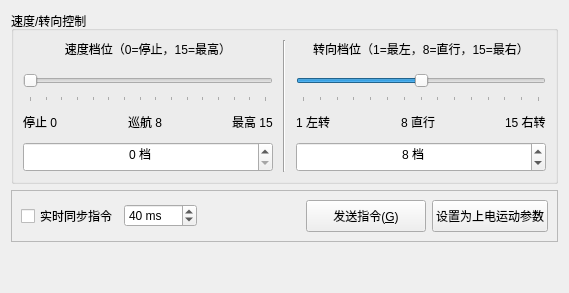
        <widget class="QWidget" name="tab_SimpleMotion">
         <attribute name="title">
          <string>简易运动控制</string>
         </attribute>
         <layout class="QVBoxLayout" name="verticalLayout_Gear">
          <item>
           <widget class="QGroupBox" name="grp_Gear_Ctrl">
            <property name="title">
             <string>速度/转向控制</string>
            </property>
            <layout class="QHBoxLayout" name="horizontalLayout_Dial">
             <property name="spacing">
              <number>10</number>
             </property>
             <item>
              <layout class="QVBoxLayout" name="verticalLayout_SpeedDial">
               <item>
                <widget class="QLabel" name="lbl_SpeedDial">
                 <property name="text">
                  <string>速度档位（0=停止，15=最高）</string>
                 </property>
                 <property name="alignment">
                  <set>Qt::AlignmentFlag::AlignCenter</set>
                 </property>
                </widget>
               </item>
               <item>
                <widget class="QSlider" name="dial_Speed">
                 <property name="minimumSize">
                  <size>
                   <width>250</width>
                   <height>34</height>
                  </size>
                 </property>
                 <property name="minimum">
                  <number>0</number>
                 </property>
                 <property name="maximum">
                  <number>15</number>
                 </property>
                 <property name="orientation">
                  <enum>Qt::Orientation::Horizontal</enum>
                 </property>
                 <property name="tickPosition">
                  <enum>QSlider::TickPosition::TicksBelow</enum>
                 </property>
                 <property name="tickInterval">
                  <number>1</number>
                 </property>
                </widget>
               </item>
               <item>
                <layout class="QHBoxLayout" name="horizontalLayout_SpeedHint">
                 <item>
                  <widget class="QLabel" name="lbl_SpeedMin">
                   <property name="text">
                    <string>停止 0</string>
                   </property>
                  </widget>
                 </item>
                 <item>
                  <spacer name="horizontalSpacer_SpeedHint1">
                   <property name="orientation">
                    <enum>Qt::Orientation::Horizontal</enum>
                   </property>
                   <property name="sizeHint" stdset="0">
                    <size>
                     <width>40</width>
                     <height>20</height>
                    </size>
                   </property>
                  </spacer>
                 </item>
                 <item>
                  <widget class="QLabel" name="lbl_SpeedMid">
                   <property name="text">
                    <string>巡航 8</string>
                   </property>
                  </widget>
                 </item>
                 <item>
                  <spacer name="horizontalSpacer_SpeedHint2">
                   <property name="orientation">
                    <enum>Qt::Orientation::Horizontal</enum>
                   </property>
                   <property name="sizeHint" stdset="0">
                    <size>
                     <width>40</width>
                     <height>20</height>
                    </size>
                   </property>
                  </spacer>
                 </item>
                 <item>
                  <widget class="QLabel" name="lbl_SpeedMax">
                   <property name="text">
                    <string>最高 15</string>
                   </property>
                  </widget>
                 </item>
                </layout>
               </item>
               <item>
                <widget class="QSpinBox" name="spin_GearSpeed">
                 <property name="minimumSize">
                  <size>
                   <width>110</width>
                   <height>30</height>
                  </size>
                 </property>
                 <property name="alignment">
                  <set>Qt::AlignmentFlag::AlignCenter</set>
                 </property>
                 <property name="suffix">
                  <string> 档</string>
                 </property>
                 <property name="maximum">
                  <number>15</number>
                 </property>
                </widget>
               </item>
              </layout>
             </item>
             <item>
              <widget class="Line" name="line_2">
               <property name="orientation">
                <enum>Qt::Orientation::Vertical</enum>
               </property>
              </widget>
             </item>
             <item>
              <layout class="QVBoxLayout" name="verticalLayout_TurnDial">
               <item>
                <widget class="QLabel" name="lbl_TurnDial">
                 <property name="text">
                  <string>转向档位（1=最左，8=直行，15=最右）</string>
                 </property>
                 <property name="alignment">
                  <set>Qt::AlignmentFlag::AlignCenter</set>
                 </property>
                </widget>
               </item>
               <item>
                <widget class="QSlider" name="dial_Turn">
                 <property name="minimumSize">
                  <size>
                   <width>250</width>
                   <height>34</height>
                  </size>
                 </property>
                 <property name="minimum">
                  <number>1</number>
                 </property>
                 <property name="maximum">
                  <number>15</number>
                 </property>
                 <property name="value">
                  <number>8</number>
                 </property>
                 <property name="orientation">
                  <enum>Qt::Orientation::Horizontal</enum>
                 </property>
                 <property name="tickPosition">
                  <enum>QSlider::TickPosition::TicksBelow</enum>
                 </property>
                 <property name="tickInterval">
                  <number>1</number>
                 </property>
                </widget>
               </item>
               <item>
                <layout class="QHBoxLayout" name="horizontalLayout_TurnHint">
                 <item>
                  <widget class="QLabel" name="lbl_TurnLeft">
                   <property name="text">
                    <string>1 左转</string>
                   </property>
                  </widget>
                 </item>
                 <item>
                  <spacer name="horizontalSpacer_TurnHint1">
                   <property name="orientation">
                    <enum>Qt::Orientation::Horizontal</enum>
                   </property>
                   <property name="sizeHint" stdset="0">
                    <size>
                     <width>40</width>
                     <height>20</height>
                    </size>
                   </property>
                  </spacer>
                 </item>
                 <item>
                  <widget class="QLabel" name="lbl_TurnMid">
                   <property name="text">
                    <string>8 直行</string>
                   </property>
                  </widget>
                 </item>
                 <item>
                  <spacer name="horizontalSpacer_TurnHint2">
                   <property name="orientation">
                    <enum>Qt::Orientation::Horizontal</enum>
                   </property>
                   <property name="sizeHint" stdset="0">
                    <size>
                     <width>40</width>
                     <height>20</height>
                    </size>
                   </property>
                  </spacer>
                 </item>
                 <item>
                  <widget class="QLabel" name="lbl_TurnRight">
                   <property name="text">
                    <string>15 右转</string>
                   </property>
                  </widget>
                 </item>
                </layout>
               </item>
               <item>
                <widget class="QSpinBox" name="spin_GearTurn">
                 <property name="minimumSize">
                  <size>
                   <width>110</width>
                   <height>30</height>
                  </size>
                 </property>
                 <property name="alignment">
                  <set>Qt::AlignmentFlag::AlignCenter</set>
                 </property>
                 <property name="suffix">
                  <string> 档</string>
                 </property>
                 <property name="minimum">
                  <number>1</number>
                 </property>
                 <property name="maximum">
                  <number>15</number>
                 </property>
                 <property name="value">
                  <number>8</number>
                 </property>
                </widget>
               </item>
              </layout>
             </item>
            </layout>
           </widget>
          </item>
          <item>
           <widget class="QFrame" name="frame_Gear_Act">
            <property name="frameShape">
             <enum>QFrame::Shape::StyledPanel</enum>
            </property>
            <layout class="QHBoxLayout" name="horizontalLayout_Gear_Act">
             <item>
              <widget class="QCheckBox" name="chk_Sync_Gear">
               <property name="text">
                <string>实时同步指令</string>
               </property>
              </widget>
             </item>
             <item>
              <widget class="QSpinBox" name="spin_Sync_Gear_Ms">
               <property name="suffix">
                <string> ms</string>
               </property>
               <property name="minimum">
                <number>20</number>
               </property>
               <property name="maximum">
                <number>1000</number>
               </property>
               <property name="value">
                <number>40</number>
               </property>
              </widget>
             </item>
             <item>
              <spacer name="horizontalSpacer_Gear">
               <property name="orientation">
                <enum>Qt::Orientation::Horizontal</enum>
               </property>
               <property name="sizeHint" stdset="0">
                <size>
                 <width>40</width>
                 <height>20</height>
                </size>
               </property>
              </spacer>
             </item>
             <item>
              <widget class="QPushButton" name="btn_SendGear">
               <property name="minimumSize">
                <size>
                 <width>120</width>
                 <height>32</height>
                </size>
               </property>
               <property name="text">
                <string>发送指令(&amp;G)</string>
               </property>
              </widget>
             </item>
             <item>
              <widget class="QPushButton" name="btn_SetBootFromGear">
               <property name="minimumSize">
                <size>
                 <width>0</width>
                 <height>32</height>
                </size>
               </property>
               <property name="text">
                <string>设置为上电运动参数</string>
               </property>
              </widget>
             </item>
            </layout>
           </widget>
          </item>
          <item>
           <spacer name="verticalSpacer_Gear">
            <property name="orientation">
             <enum>Qt::Orientation::Vertical</enum>
            </property>
            <property name="sizeHint" stdset="0">
             <size>
              <width>20</width>
              <height>40</height>
             </size>
            </property>
           </spacer>
          </item>
         </layout>
        </widget>
